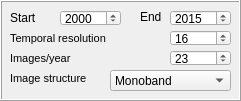
    <widget class="QFrame" name="frame_4">
     <property name="geometry">
      <rect>
       <x>360</x>
       <y>120</y>
       <width>241</width>
       <height>101</height>
      </rect>
     </property>
     <property name="frameShape">
      <enum>QFrame::Box</enum>
     </property>
     <property name="frameShadow">
      <enum>QFrame::Raised</enum>
     </property>
     <widget class="QLabel" name="label__interpol_2">
      <property name="geometry">
       <rect>
        <x>140</x>
        <y>10</y>
        <width>46</width>
        <height>13</height>
       </rect>
      </property>
      <property name="font">
       <font>
        <weight>50</weight>
        <italic>false</italic>
        <bold>false</bold>
       </font>
      </property>
      <property name="toolTip">
       <string>&lt;html&gt;&lt;head/&gt;&lt;body&gt;&lt;p&gt;Année de fin de la série temporelle (2015 par exemple)&lt;/p&gt;&lt;/body&gt;&lt;/html&gt;</string>
      </property>
      <property name="text">
       <string>End</string>
      </property>
     </widget>
     <widget class="QLabel" name="label__interpol">
      <property name="geometry">
       <rect>
        <x>10</x>
        <y>10</y>
        <width>51</width>
        <height>16</height>
       </rect>
      </property>
      <property name="font">
       <font>
        <weight>50</weight>
        <italic>false</italic>
        <bold>false</bold>
       </font>
      </property>
      <property name="toolTip">
       <string>&lt;html&gt;&lt;head/&gt;&lt;body&gt;&lt;p&gt;année de début de la série temporelle (2000 par exemple)&lt;/p&gt;&lt;/body&gt;&lt;/html&gt;</string>
      </property>
      <property name="text">
       <string>Start</string>
      </property>
     </widget>
     <widget class="QSpinBox" name="spinBox_fin">
      <property name="geometry">
       <rect>
        <x>170</x>
        <y>10</y>
        <width>61</width>
        <height>16</height>
       </rect>
      </property>
      <property name="font">
       <font>
        <weight>50</weight>
        <italic>false</italic>
        <bold>false</bold>
       </font>
      </property>
      <property name="maximum">
       <number>3000</number>
      </property>
      <property name="value">
       <number>2015</number>
      </property>
     </widget>
     <widget class="QLabel" name="label_6">
      <property name="geometry">
       <rect>
        <x>10</x>
        <y>50</y>
        <width>121</width>
        <height>16</height>
       </rect>
      </property>
      <property name="font">
       <font>
        <pointsize>8</pointsize>
        <weight>50</weight>
        <bold>false</bold>
       </font>
      </property>
      <property name="toolTip">
       <string>&lt;html&gt;&lt;head/&gt;&lt;body&gt;&lt;p&gt;Nombre d'images disponible par an&lt;/p&gt;&lt;/body&gt;&lt;/html&gt;</string>
      </property>
      <property name="text">
       <string>Images/year</string>
      </property>
     </widget>
     <widget class="QSpinBox" name="nbreImageAn">
      <property name="geometry">
       <rect>
        <x>170</x>
        <y>50</y>
        <width>61</width>
        <height>16</height>
       </rect>
      </property>
      <property name="font">
       <font>
        <weight>50</weight>
        <italic>false</italic>
        <bold>false</bold>
       </font>
      </property>
      <property name="minimum">
       <number>0</number>
      </property>
      <property name="maximum">
       <number>3000</number>
      </property>
      <property name="value">
       <number>23</number>
      </property>
     </widget>
     <widget class="QSpinBox" name="frequenceJour">
      <property name="geometry">
       <rect>
        <x>170</x>
        <y>30</y>
        <width>61</width>
        <height>16</height>
       </rect>
      </property>
      <property name="font">
       <font>
        <weight>50</weight>
        <italic>false</italic>
        <bold>false</bold>
       </font>
      </property>
      <property name="minimum">
       <number>0</number>
      </property>
      <property name="maximum">
       <number>3000</number>
      </property>
      <property name="value">
       <number>16</number>
      </property>
     </widget>
     <widget class="QSpinBox" name="spinBox_debut">
      <property name="geometry">
       <rect>
        <x>60</x>
        <y>10</y>
        <width>61</width>
        <height>16</height>
       </rect>
      </property>
      <property name="font">
       <font>
        <weight>50</weight>
        <italic>false</italic>
        <bold>false</bold>
       </font>
      </property>
      <property name="minimum">
       <number>0</number>
      </property>
      <property name="maximum">
       <number>3000</number>
      </property>
      <property name="value">
       <number>2000</number>
      </property>
     </widget>
     <widget class="QLabel" name="label_2">
      <property name="geometry">
       <rect>
        <x>10</x>
        <y>30</y>
        <width>141</width>
        <height>16</height>
       </rect>
      </property>
      <property name="font">
       <font>
        <pointsize>8</pointsize>
        <weight>50</weight>
        <bold>false</bold>
       </font>
      </property>
      <property name="toolTip">
       <string>&lt;html&gt;&lt;head/&gt;&lt;body&gt;&lt;p&gt;Resolution temporelle ( 16 pour les données NDVI de  MODIS)&lt;/p&gt;&lt;/body&gt;&lt;/html&gt;</string>
      </property>
      <property name="text">
       <string>Temporal resolution</string>
      </property>
     </widget>
     <widget class="QComboBox" name="type_image">
      <property name="geometry">
       <rect>
        <x>110</x>
        <y>70</y>
        <width>121</width>
        <height>21</height>
       </rect>
      </property>
      <property name="font">
       <font>
        <weight>50</weight>
        <italic>false</italic>
        <bold>false</bold>
       </font>
      </property>
      <property name="currentIndex">
       <number>0</number>
      </property>
      <item>
       <property name="text">
        <string>Monoband</string>
       </property>
      </item>
      <item>
       <property name="text">
        <string>Yearly image</string>
       </property>
      </item>
      <item>
       <property name="text">
        <string>Pluri-annual </string>
       </property>
      </item>
     </widget>
     <widget class="QLabel" name="label_11">
      <property name="geometry">
       <rect>
        <x>10</x>
        <y>70</y>
        <width>81</width>
        <height>16</height>
       </rect>
      </property>
      <property name="font">
       <font>
        <pointsize>8</pointsize>
        <weight>50</weight>
        <bold>false</bold>
       </font>
      </property>
      <property name="toolTip">
       <string>&lt;html&gt;&lt;head/&gt;&lt;body&gt;&lt;p&gt;Structuration des données. Elles peuvent être monobande, image par an ou une image pluriannuelle.&lt;/p&gt;&lt;/body&gt;&lt;/html&gt;</string>
      </property>
      <property name="text">
       <string>Image structure</string>
      </property>
     </widget>
     <zorder>label__interpol</zorder>
     <zorder>label__interpol_2</zorder>
     <zorder>spinBox_fin</zorder>
     <zorder>label_6</zorder>
     <zorder>nbreImageAn</zorder>
     <zorder>frequenceJour</zorder>
     <zorder>spinBox_debut</zorder>
     <zorder>label_2</zorder>
     <zorder>type_image</zorder>
     <zorder>label_11</zorder>
    </widget>
